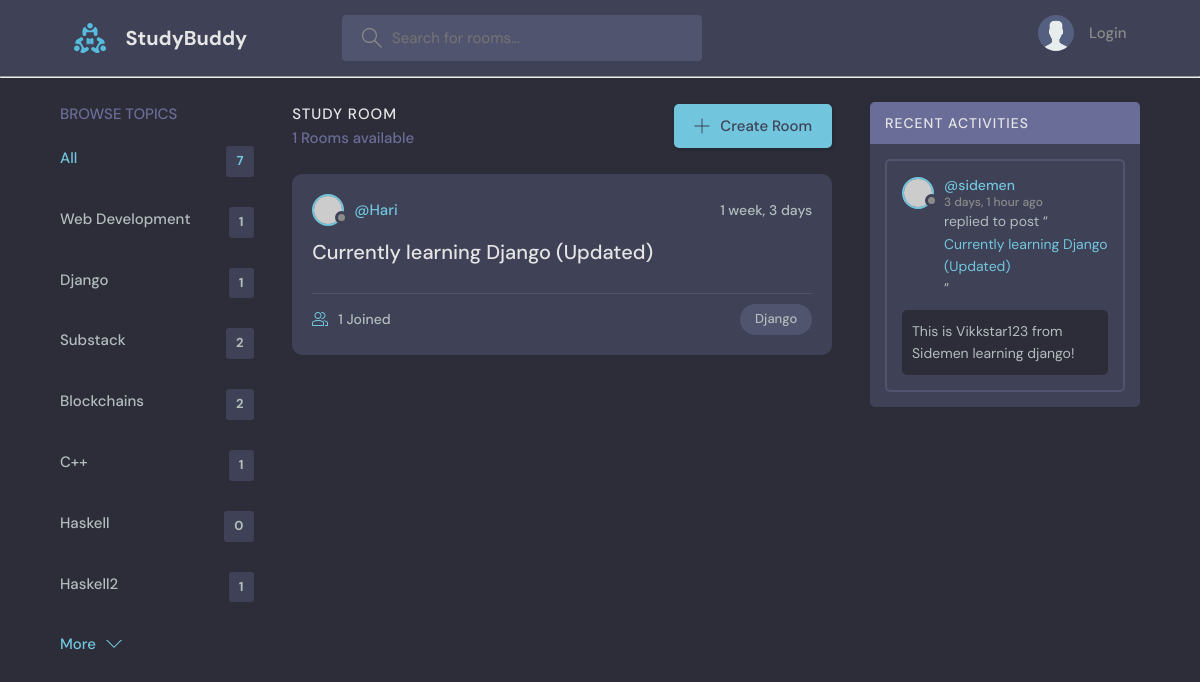
Screenshot of /?q=Django with the database file from the repository.
### base/models.py (models this page shows, shortened)
class Topic(models.Model):
    name = models.CharField(max_length=200)

class Room(models.Model):
    host  = models.ForeignKey(User, on_delete=models.SET_NULL, null=True)
    topic = models.ForeignKey("Topic", on_delete=models.SET_NULL, null=True) # Topic as a string since it's written below the Room class
    name = models.CharField(max_length=200)
    description = models.TextField(null=True, blank=True) # field can be blank
    participants = models.ManyToManyField(User, related_name = "participants", blank = True)
    updated = models.DateTimeField(auto_now=True) # take timestamp every time save is hit on the item
    created = models.DateTimeField(auto_now_add=True) # take timestamp when save is hit the first time i.e during creation
    class Meta:
        ordering = ["-updated", "-created"]
    def __str__(self):
        return self.name

class Message(models.Model):
    user = models.ForeignKey(User, on_delete=models.CASCADE)
    room = models.ForeignKey(Room, on_delete=models.CASCADE)
    body = models.TextField()
    updated = models.DateTimeField(auto_now=True)
    created = models.DateTimeField(auto_now_add=True)
    class Meta:
        ordering = ["-updated", "-created"]
    def __str__(self):
        message_preview = self.body[0:50]
        return message_preview

### base/views.py (the view)
# urls.py: path("", views.home, name="home"),
def home(request):
    q = request.GET.get("q") if request.GET.get("q") != None else ""
    rooms = Room.objects.filter(
        Q(topic__name__icontains=q) |
        Q(name__icontains=q) |
        Q(description__icontains=q)
    )
    topics = Topic.objects.all()
    room_count = rooms.count()
    room_messages = Message.objects.filter(Q(room__topic__name__icontains = q)) # filter by room name
    context = {"rooms": rooms, "topics": topics, "room_count": room_count, "room_messages": room_messages}
    return render(request, "base/home.html", context)

### base/templates/base/home.html (shortened to what this page needs)
{% extends "main.html" %}
{% block content %}
  <main class="layout layout--3">
    <div class="container">
      {% include "base/topics_component.html" %}
      <div class="roomList">
        <div class="roomList__header">
          <div>
            <h2>Study Room</h2>
            <p>{{room_count}} Rooms available</p>
          </div>
          <a class="btn btn--main" href="{% url 'create-room' %}">
            <svg version="1.1" xmlns="http://www.w3.org/2000/svg" width="32" height="32" viewBox="0 0 32 32">
              <title>add</title>
              <path
                d="M16.943 0.943h-1.885v14.115h-14.115v1.885h14.115v14.115h1.885v-14.115h14.115v-1.885h-14.115v-14.115z"
              ></path>
            </svg>
            Create Room
          </a>
        </div>
        {% include "base/feed_component.html" %}
      </div>
      {% include "base/activity_component.html" %}
    </div>
  </main>
  {% endblock content %}

### base/templates/base/topics_component.html
<div class="topics">
    <div class="topics__header">
      <h2>Browse Topics</h2>
    </div>
    <ul class="topics__list">
      <li>
        <a href="{% url 'home' %}" class="active">All <span>{{topics.count}}</span></a>
      </li>
      {% for topic in topics %}
      <li>
        <a href="{% url 'home' %}?q={{topic.name}}">{{topic.name}} <span>{{topic.room_set.all.count}}</span></a>
      </li>
      {% endfor %}
    </ul>
    <a class="btn btn--link" href="topics.html">
      More
      <svg version="1.1" xmlns="http://www.w3.org/2000/svg" width="32" height="32" viewBox="0 0 32 32">
        <title>chevron-down</title>
        <path d="M16 21l-13-13h-3l16 16 16-16h-3l-13 13z"></path>
      </svg>
    </a>
  </div>

### base/templates/base/feed_component.html (shortened to what this page needs)
{% for room in rooms %}
<div class="roomListRoom">
    <div class="roomListRoom__header">
      <a href="{% url 'user-profile' room.host.id %}" class="roomListRoom__author">
        <div class="avatar avatar--small">
          <img src="https://randomuser.me/api/portraits/women/11.jpg" />
        </div>
        <span>@{{room.host.username}}</span>
      </a>
      <div class="roomListRoom__actions">
        <span>{{ room.created | timesince }}</span>
      </div>
    </div>
    <div class="roomListRoom__content">
      <a href="{% url 'room' room.id %} ">{{ room.name }}</a>
    </div>
    <div class="roomListRoom__meta">
      <a href="{% url 'room' room.id %}" class="roomListRoom__joined">
        {{room.participants.all.count}} Joined
      </a>
      <p class="roomListRoom__topic">{{room.topic.name}}</p>
    </div>
  </div>
{% endfor %}

### base/templates/base/activity_component.html (shortened to what this page needs)
<div class="activities">
    <div class="activities__header">
      <h2>Recent Activities</h2>
    </div>
    {% for message in room_messages %}
    <div class="activities__box">
      <div class="activities__boxHeader roomListRoom__header">
        <a href="{% url 'user-profile' message.user.id %}" class="roomListRoom__author">
          <div class="avatar avatar--small">
            <img src="https://randomuser.me/api/portraits/women/11.jpg" />
          </div>
          <p>
            @{{ message.user }}
            <span>{{ message.created | timesince }} ago</span>
          </p>
        </a>
      </div>
      <div class="activities__boxContent">
        <p>replied to post “<a href="{% url 'room' message.room.id %}">{{ message.room}}</a>”</p>
        <div class="activities__boxRoomContent">
          {{ message}}
        </div>
      </div>
    </div>
    {% endfor %}
  </div>

### rows the page displays
Topic: name "Web Development", room_set.all.count "1"
Topic: name "Django", room_set.all.count "1"
Topic: name "Substack", room_set.all.count "2"
Topic: name "Blockchains", room_set.all.count "2"
Topic: name "C++", room_set.all.count "1"
Topic: name "Haskell", room_set.all.count "0"
Topic: name "Haskell2", room_set.all.count "1"
Room: host.username "Hari", created "1 week, 3 days", name "Currently learning Django (Updated)", participants.all.count "1", topic.name "Django"
Message: user "sidemen", created "3 days, 1 hour", room "Currently learning Django (Updated)", body "This is Vikkstar123 from Sidemen learning django!"

### other values shown
{{ topics.count }} "7"
{{ room_count }} "1"
